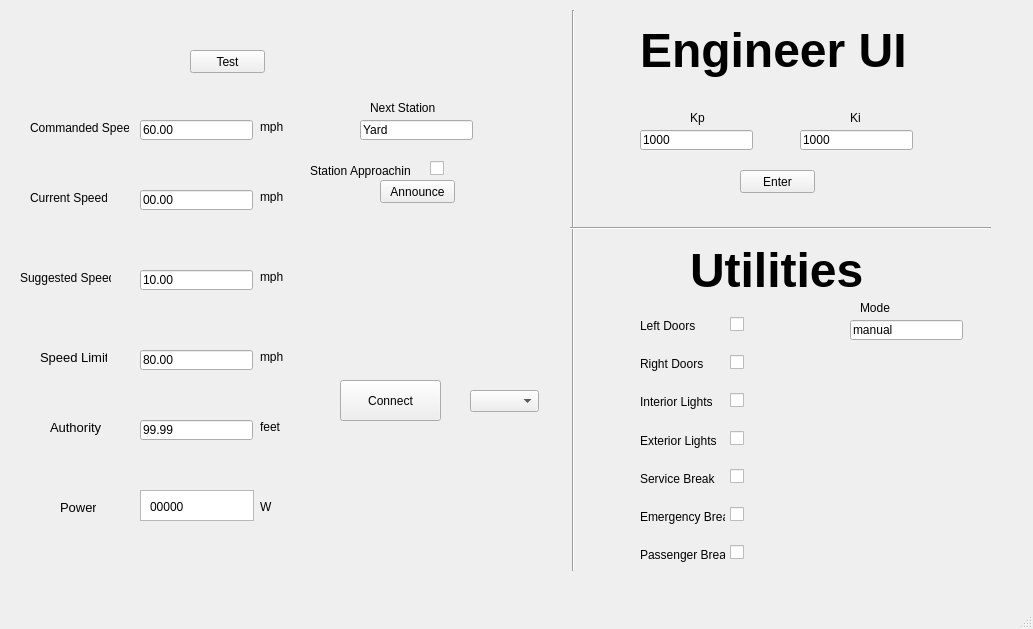
<?xml version="1.0" encoding="UTF-8"?>
<ui version="4.0">
 <class>TrainControllerMainWindow</class>
 <widget class="QMainWindow" name="TrainControllerMainWindow">
  <property name="geometry">
   <rect>
    <x>0</x>
    <y>0</y>
    <width>1033</width>
    <height>629</height>
   </rect>
  </property>
  <property name="windowTitle">
   <string>TrainControllerMainWindow</string>
  </property>
  <widget class="QWidget" name="centralwidget">
   <widget class="QLabel" name="Engineer">
    <property name="geometry">
     <rect>
      <x>640</x>
      <y>10</y>
      <width>311</width>
      <height>81</height>
     </rect>
    </property>
    <property name="text">
     <string>&lt;html&gt;&lt;head/&gt;&lt;body&gt;&lt;p&gt;&lt;span style=&quot; font-size:36pt; font-weight:600;&quot;&gt;Engineer UI&lt;/span&gt;&lt;/p&gt;&lt;/body&gt;&lt;/html&gt;</string>
    </property>
    <property name="scaledContents">
     <bool>false</bool>
    </property>
   </widget>
   <widget class="Line" name="line">
    <property name="geometry">
     <rect>
      <x>563</x>
      <y>10</y>
      <width>20</width>
      <height>561</height>
     </rect>
    </property>
    <property name="orientation">
     <enum>Qt::Vertical</enum>
    </property>
   </widget>
   <widget class="Line" name="line_2">
    <property name="geometry">
     <rect>
      <x>570</x>
      <y>220</y>
      <width>421</width>
      <height>16</height>
     </rect>
    </property>
    <property name="orientation">
     <enum>Qt::Horizontal</enum>
    </property>
   </widget>
   <widget class="QLineEdit" name="KpText">
    <property name="geometry">
     <rect>
      <x>640</x>
      <y>130</y>
      <width>113</width>
      <height>20</height>
     </rect>
    </property>
    <property name="text">
     <string>1000</string>
    </property>
   </widget>
   <widget class="QLineEdit" name="KiText">
    <property name="geometry">
     <rect>
      <x>800</x>
      <y>130</y>
      <width>113</width>
      <height>20</height>
     </rect>
    </property>
    <property name="text">
     <string>1000</string>
    </property>
   </widget>
   <widget class="QLabel" name="Kp">
    <property name="geometry">
     <rect>
      <x>690</x>
      <y>110</y>
      <width>21</width>
      <height>16</height>
     </rect>
    </property>
    <property name="text">
     <string>Kp</string>
    </property>
   </widget>
   <widget class="QLabel" name="Ki">
    <property name="geometry">
     <rect>
      <x>850</x>
      <y>110</y>
      <width>16</width>
      <height>16</height>
     </rect>
    </property>
    <property name="text">
     <string>Ki</string>
    </property>
   </widget>
   <widget class="QLabel" name="Utilities">
    <property name="geometry">
     <rect>
      <x>690</x>
      <y>230</y>
      <width>201</width>
      <height>81</height>
     </rect>
    </property>
    <property name="text">
     <string>&lt;html&gt;&lt;head/&gt;&lt;body&gt;&lt;p&gt;&lt;span style=&quot; font-size:36pt; font-weight:600;&quot;&gt;Utilities&lt;/span&gt;&lt;/p&gt;&lt;/body&gt;&lt;/html&gt;</string>
    </property>
    <property name="scaledContents">
     <bool>false</bool>
    </property>
   </widget>
   <widget class="QPushButton" name="enterButton">
    <property name="geometry">
     <rect>
      <x>740</x>
      <y>170</y>
      <width>75</width>
      <height>23</height>
     </rect>
    </property>
    <property name="text">
     <string>Enter</string>
    </property>
   </widget>
   <widget class="QLabel" name="label_7">
    <property name="geometry">
     <rect>
      <x>260</x>
      <y>120</y>
      <width>47</width>
      <height>13</height>
     </rect>
    </property>
    <property name="text">
     <string>mph</string>
    </property>
   </widget>
   <widget class="QLabel" name="label_8">
    <property name="geometry">
     <rect>
      <x>260</x>
      <y>190</y>
      <width>47</width>
      <height>13</height>
     </rect>
    </property>
    <property name="text">
     <string>mph</string>
    </property>
   </widget>
   <widget class="QLabel" name="label_9">
    <property name="geometry">
     <rect>
      <x>260</x>
      <y>270</y>
      <width>47</width>
      <height>13</height>
     </rect>
    </property>
    <property name="text">
     <string>mph</string>
    </property>
   </widget>
   <widget class="QLabel" name="label_10">
    <property name="geometry">
     <rect>
      <x>260</x>
      <y>350</y>
      <width>47</width>
      <height>13</height>
     </rect>
    </property>
    <property name="text">
     <string>mph</string>
    </property>
   </widget>
   <widget class="QLabel" name="label_11">
    <property name="geometry">
     <rect>
      <x>260</x>
      <y>420</y>
      <width>47</width>
      <height>13</height>
     </rect>
    </property>
    <property name="text">
     <string>feet</string>
    </property>
   </widget>
   <widget class="QLabel" name="label_12">
    <property name="geometry">
     <rect>
      <x>260</x>
      <y>500</y>
      <width>47</width>
      <height>13</height>
     </rect>
    </property>
    <property name="text">
     <string>W</string>
    </property>
   </widget>
   <widget class="QLineEdit" name="commandedSpeed">
    <property name="geometry">
     <rect>
      <x>140</x>
      <y>120</y>
      <width>113</width>
      <height>20</height>
     </rect>
    </property>
    <property name="text">
     <string>60.00</string>
    </property>
   </widget>
   <widget class="QLineEdit" name="currentSpeed">
    <property name="geometry">
     <rect>
      <x>140</x>
      <y>190</y>
      <width>113</width>
      <height>20</height>
     </rect>
    </property>
    <property name="text">
     <string>00.00</string>
    </property>
   </widget>
   <widget class="QLineEdit" name="suggestedSpeed">
    <property name="geometry">
     <rect>
      <x>140</x>
      <y>270</y>
      <width>113</width>
      <height>20</height>
     </rect>
    </property>
    <property name="text">
     <string>10.00</string>
    </property>
   </widget>
   <widget class="QLineEdit" name="speedLimit">
    <property name="geometry">
     <rect>
      <x>140</x>
      <y>350</y>
      <width>113</width>
      <height>20</height>
     </rect>
    </property>
    <property name="text">
     <string>80.00</string>
    </property>
   </widget>
   <widget class="QLineEdit" name="authority">
    <property name="geometry">
     <rect>
      <x>140</x>
      <y>420</y>
      <width>113</width>
      <height>20</height>
     </rect>
    </property>
    <property name="text">
     <string>99.99</string>
    </property>
   </widget>
   <widget class="QTextBrowser" name="box">
    <property name="geometry">
     <rect>
      <x>140</x>
      <y>490</y>
      <width>114</width>
      <height>31</height>
     </rect>
    </property>
    <property name="html">
     <string>&lt;!DOCTYPE HTML PUBLIC &quot;-//W3C//DTD HTML 4.0//EN&quot; &quot;http://www.w3.org/TR/REC-html40/strict.dtd&quot;&gt;
&lt;html&gt;&lt;head&gt;&lt;meta name=&quot;qrichtext&quot; content=&quot;1&quot; /&gt;&lt;style type=&quot;text/css&quot;&gt;
p, li { white-space: pre-wrap; }
&lt;/style&gt;&lt;/head&gt;&lt;body style=&quot; font-family:'MS Shell Dlg 2'; font-size:8.25pt; font-weight:400; font-style:normal;&quot;&gt;
&lt;p align=&quot;center&quot; style=&quot;-qt-paragraph-type:empty; margin-top:0px; margin-bottom:0px; margin-left:0px; margin-right:0px; -qt-block-indent:0; text-indent:0px;&quot;&gt;&lt;br /&gt;&lt;/p&gt;&lt;/body&gt;&lt;/html&gt;</string>
    </property>
   </widget>
   <widget class="QLabel" name="label_6">
    <property name="geometry">
     <rect>
      <x>60</x>
      <y>500</y>
      <width>36</width>
      <height>16</height>
     </rect>
    </property>
    <property name="text">
     <string>&lt;html&gt;&lt;head/&gt;&lt;body&gt;&lt;p&gt;&lt;span style=&quot; font-size:10pt;&quot;&gt;Power&lt;/span&gt;&lt;/p&gt;&lt;/body&gt;&lt;/html&gt;</string>
    </property>
   </widget>
   <widget class="QLabel" name="label">
    <property name="geometry">
     <rect>
      <x>30</x>
      <y>120</y>
      <width>99</width>
      <height>16</height>
     </rect>
    </property>
    <property name="text">
     <string>Commanded Speed</string>
    </property>
   </widget>
   <widget class="QLabel" name="label_2">
    <property name="geometry">
     <rect>
      <x>30</x>
      <y>190</y>
      <width>77</width>
      <height>16</height>
     </rect>
    </property>
    <property name="text">
     <string>Current Speed</string>
    </property>
   </widget>
   <widget class="QLabel" name="label_4">
    <property name="geometry">
     <rect>
      <x>40</x>
      <y>350</y>
      <width>67</width>
      <height>16</height>
     </rect>
    </property>
    <property name="text">
     <string>&lt;html&gt;&lt;head/&gt;&lt;body&gt;&lt;p&gt;&lt;span style=&quot; font-size:10pt;&quot;&gt;Speed Limit&lt;/span&gt;&lt;/p&gt;&lt;/body&gt;&lt;/html&gt;</string>
    </property>
   </widget>
   <widget class="QLabel" name="label_5">
    <property name="geometry">
     <rect>
      <x>50</x>
      <y>420</y>
      <width>51</width>
      <height>16</height>
     </rect>
    </property>
    <property name="text">
     <string>&lt;html&gt;&lt;head/&gt;&lt;body&gt;&lt;p&gt;&lt;span style=&quot; font-size:10pt;&quot;&gt;Authority&lt;/span&gt;&lt;/p&gt;&lt;/body&gt;&lt;/html&gt;</string>
    </property>
   </widget>
   <widget class="QLabel" name="label_3">
    <property name="geometry">
     <rect>
      <x>20</x>
      <y>270</y>
      <width>91</width>
      <height>16</height>
     </rect>
    </property>
    <property name="text">
     <string>Suggested Speed</string>
    </property>
   </widget>
   <widget class="QPushButton" name="testButton">
    <property name="geometry">
     <rect>
      <x>190</x>
      <y>50</y>
      <width>75</width>
      <height>23</height>
     </rect>
    </property>
    <property name="text">
     <string>Test</string>
    </property>
   </widget>
   <widget class="QLabel" name="powerLabel">
    <property name="geometry">
     <rect>
      <x>150</x>
      <y>500</y>
      <width>47</width>
      <height>13</height>
     </rect>
    </property>
    <property name="text">
     <string>00000</string>
    </property>
   </widget>
   <widget class="QLabel" name="label_14">
    <property name="geometry">
     <rect>
      <x>370</x>
      <y>100</y>
      <width>99</width>
      <height>16</height>
     </rect>
    </property>
    <property name="text">
     <string>Next Station</string>
    </property>
   </widget>
   <widget class="QLineEdit" name="nextStation">
    <property name="geometry">
     <rect>
      <x>360</x>
      <y>120</y>
      <width>113</width>
      <height>20</height>
     </rect>
    </property>
    <property name="text">
     <string>Yard</string>
    </property>
   </widget>
   <widget class="QLineEdit" name="mode">
    <property name="geometry">
     <rect>
      <x>850</x>
      <y>320</y>
      <width>113</width>
      <height>20</height>
     </rect>
    </property>
    <property name="text">
     <string>manual</string>
    </property>
   </widget>
   <widget class="QLabel" name="label_15">
    <property name="geometry">
     <rect>
      <x>860</x>
      <y>300</y>
      <width>99</width>
      <height>16</height>
     </rect>
    </property>
    <property name="text">
     <string>Mode</string>
    </property>
   </widget>
   <widget class="QCheckBox" name="stationApproachingCB">
    <property name="geometry">
     <rect>
      <x>430</x>
      <y>160</y>
      <width>70</width>
      <height>17</height>
     </rect>
    </property>
    <property name="text">
     <string/>
    </property>
   </widget>
   <widget class="QLabel" name="StationApproaching">
    <property name="geometry">
     <rect>
      <x>310</x>
      <y>150</y>
      <width>101</width>
      <height>41</height>
     </rect>
    </property>
    <property name="text">
     <string>Station Approaching</string>
    </property>
   </widget>
   <widget class="QPushButton" name="announceButton">
    <property name="geometry">
     <rect>
      <x>380</x>
      <y>180</y>
      <width>75</width>
      <height>23</height>
     </rect>
    </property>
    <property name="text">
     <string>Announce</string>
    </property>
   </widget>
   <widget class="QWidget" name="layoutWidget">
    <property name="geometry">
     <rect>
      <x>730</x>
      <y>300</y>
      <width>16</width>
      <height>281</height>
     </rect>
    </property>
    <layout class="QVBoxLayout" name="verticalLayout">
     <item>
      <widget class="QCheckBox" name="LeftDoorsCB">
       <property name="text">
        <string/>
       </property>
      </widget>
     </item>
     <item>
      <widget class="QCheckBox" name="RightDoorsCB">
       <property name="text">
        <string/>
       </property>
      </widget>
     </item>
     <item>
      <widget class="QCheckBox" name="InteriorLightsCB">
       <property name="text">
        <string/>
       </property>
      </widget>
     </item>
     <item>
      <widget class="QCheckBox" name="ExteriorLightsCB">
       <property name="text">
        <string/>
       </property>
      </widget>
     </item>
     <item>
      <widget class="QCheckBox" name="ServiceBreakCB">
       <property name="text">
        <string/>
       </property>
      </widget>
     </item>
     <item>
      <widget class="QCheckBox" name="EmergencyBreakCB">
       <property name="text">
        <string/>
       </property>
      </widget>
     </item>
     <item>
      <widget class="QCheckBox" name="PassengerBreakCB">
       <property name="text">
        <string/>
       </property>
      </widget>
     </item>
    </layout>
   </widget>
   <widget class="QWidget" name="layoutWidget">
    <property name="geometry">
     <rect>
      <x>640</x>
      <y>310</y>
      <width>85</width>
      <height>261</height>
     </rect>
    </property>
    <layout class="QVBoxLayout" name="verticalLayout_2">
     <item>
      <widget class="QLabel" name="LeftDoors">
       <property name="text">
        <string>Left Doors</string>
       </property>
      </widget>
     </item>
     <item>
      <widget class="QLabel" name="RightDoors">
       <property name="text">
        <string>Right Doors</string>
       </property>
      </widget>
     </item>
     <item>
      <widget class="QLabel" name="InteriorLights">
       <property name="text">
        <string>Interior Lights</string>
       </property>
      </widget>
     </item>
     <item>
      <widget class="QLabel" name="ExteriorLights">
       <property name="text">
        <string>Exterior Lights</string>
       </property>
      </widget>
     </item>
     <item>
      <widget class="QLabel" name="ServiceBreak">
       <property name="text">
        <string>Service Break</string>
       </property>
      </widget>
     </item>
     <item>
      <widget class="QLabel" name="EmergencyBreak">
       <property name="text">
        <string>Emergency Break</string>
       </property>
      </widget>
     </item>
     <item>
      <widget class="QLabel" name="PassengerBreak">
       <property name="text">
        <string>Passenger Break</string>
       </property>
      </widget>
     </item>
    </layout>
   </widget>
   <widget class="QPushButton" name="ConnectButton">
    <property name="geometry">
     <rect>
      <x>340</x>
      <y>380</y>
      <width>101</width>
      <height>41</height>
     </rect>
    </property>
    <property name="text">
     <string>Connect</string>
    </property>
   </widget>
   <widget class="QComboBox" name="connectionComboBox">
    <property name="geometry">
     <rect>
      <x>470</x>
      <y>390</y>
      <width>69</width>
      <height>22</height>
     </rect>
    </property>
   </widget>
  </widget>
  <widget class="QStatusBar" name="statusbar"/>
  <widget class="QMenuBar" name="menubar">
   <property name="geometry">
    <rect>
     <x>0</x>
     <y>0</y>
     <width>1033</width>
     <height>21</height>
    </rect>
   </property>
   <property name="defaultUp">
    <bool>false</bool>
   </property>
  </widget>
 </widget>
 <resources/>
 <connections/>
</ui>
